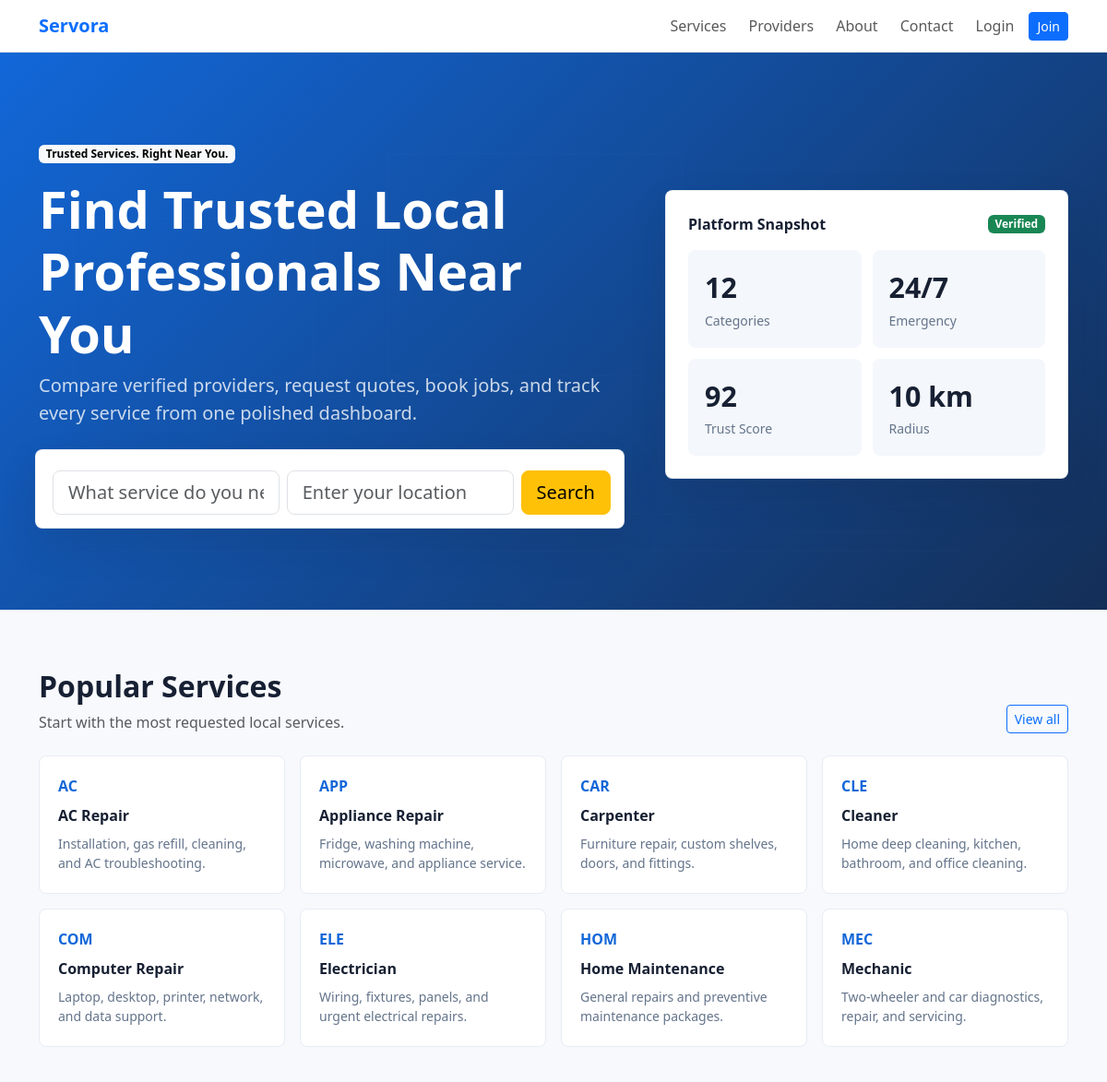
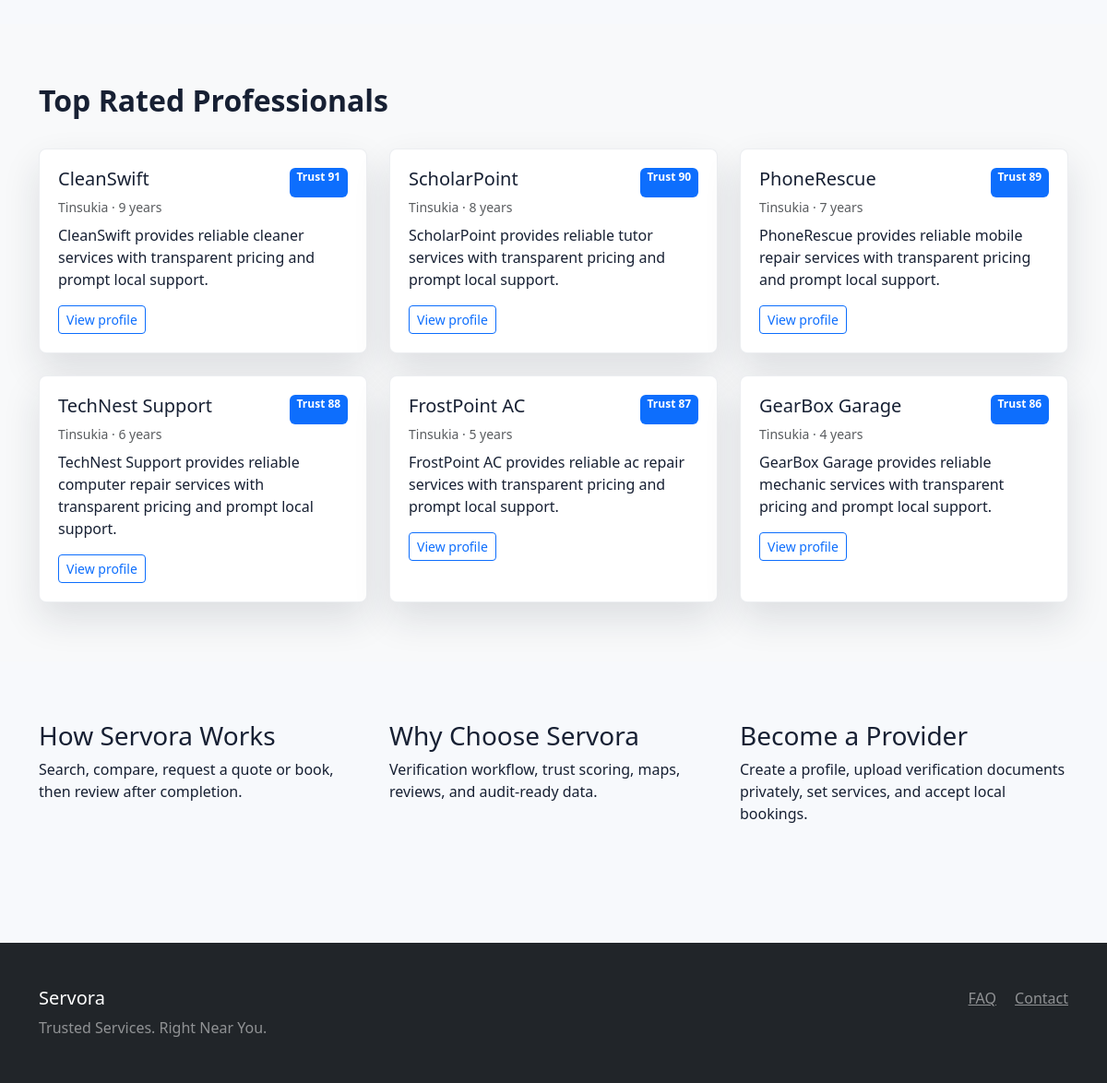
The page / on the database its author committed (2 pictures, top to bottom).
### services/models.py (models this page shows, shortened)
class ServiceCategory(models.Model):
    name = models.CharField(max_length=120, unique=True)
    slug = models.SlugField(unique=True)
    icon = models.CharField(max_length=60, blank=True)
    description = models.TextField(blank=True)
    is_active = models.BooleanField(default=True, db_index=True)
    created_at = models.DateTimeField(auto_now_add=True)
    class Meta:
        ordering = ['name']
    def get_absolute_url(self):
        return reverse('services:detail', kwargs={'slug': self.slug})

### providers/models.py (models this page shows, shortened)
class ProviderProfile(models.Model):
    PENDING = 'pending'
    APPROVED = 'approved'
    REJECTED = 'rejected'
    VERIFICATION_CHOICES = (
        (PENDING, 'Pending'),
        (APPROVED, 'Approved'),
        (REJECTED, 'Rejected'),
    )
    user = models.OneToOneField(settings.AUTH_USER_MODEL, on_delete=models.CASCADE, related_name='provider_profile')
    business_name = models.CharField(max_length=160)
    bio = models.TextField(blank=True)
    experience_years = models.PositiveIntegerField(default=0)
    service_area = models.CharField(max_length=160, db_index=True)
    base_location = models.CharField(max_length=160, db_index=True)
    latitude = models.DecimalField(max_digits=9, decimal_places=6, null=True, blank=True)
    longitude = models.DecimalField(max_digits=9, decimal_places=6, null=True, blank=True)
    profile_photo = models.ImageField(upload_to='providers/photos/', blank=True)
    verification_status = models.CharField(max_length=20, choices=VERIFICATION_CHOICES, default=PENDING, db_index=True)
    emergency_available = models.BooleanField(default=False, db_index=True)
    response_rate = models.PositiveIntegerField(default=80, validators=[MaxValueValidator(100)])
    cancellation_rate = models.PositiveIntegerField(default=5, validators=[MaxValueValidator(100)])
    completed_jobs = models.PositiveIntegerField(default=0)
    average_rating = models.DecimalField(max_digits=3, decimal_places=2, default=0)
    trust_score = models.PositiveIntegerField(default=50, validators=[MinValueValidator(0), MaxValueValidator(100)])
    created_at = models.DateTimeField(auto_now_add=True)
    class Meta:
        ordering = ['-trust_score', '-average_rating']
        indexes = [
            models.Index(fields=['verification_status', 'base_location']),
            models.Index(fields=['emergency_available', 'trust_score']),
        ]

### dashboard/views.py (the view)
# urls.py: path('', public_views.home, name='home'),
def home(request):
    categories = ServiceCategory.objects.filter(is_active=True)[:8]
    providers = ProviderProfile.objects.filter(
        verification_status=ProviderProfile.APPROVED
    ).select_related('user')[:6]
    return render(request, 'public/home.html', {'categories': categories, 'providers': providers})

### notifications/context_processors.py (called while the page is built)
def unread_notifications(request):
    if not request.user.is_authenticated:
        return {'unread_notifications_count': 0}
    return {
        'unread_notifications_count': request.user.notifications.filter(is_read=False).count()
    }

### templates/public/home.html (shortened to what this page needs)
{% extends 'base.html' %}
{% block content %}
<section class="hero-section">
  <div class="container">
    <div class="row align-items-center g-5">
      <div class="col-lg-7">
        <span class="badge text-bg-light mb-3">Trusted Services. Right Near You.</span>
        <h1 class="display-4 fw-bold">Find Trusted Local Professionals Near You</h1>
        <p class="lead text-white-75">Compare verified providers, request quotes, book jobs, and track every service from one polished dashboard.</p>
        <form class="search-panel row g-2 mt-4" action="{% url 'providers:search' %}">
          <div class="col-md-5"><input class="form-control form-control-lg" name="q" placeholder="What service do you need?"></div>
          <div class="col-md-5"><input class="form-control form-control-lg" name="location" placeholder="Enter your location"></div>
          <div class="col-md-2 d-grid"><button class="btn btn-warning btn-lg">Search</button></div>
        </form>
      </div>
      <div class="col-lg-5">
        <div class="hero-card">
          <div class="d-flex justify-content-between align-items-center mb-3">
            <strong>Platform Snapshot</strong>
            <span class="badge text-bg-success">Verified</span>
          </div>
          <div class="metric-grid">
            <div><span>12</span><small>Categories</small></div>
            <div><span>24/7</span><small>Emergency</small></div>
            <div><span>92</span><small>Trust Score</small></div>
            <div><span>10 km</span><small>Radius</small></div>
          </div>
        </div>
      </div>
    </div>
  </div>
</section>
<section class="section-band">
  <div class="container">
    <div class="d-flex justify-content-between align-items-end mb-4">
      <div><h2 class="section-title">Popular Services</h2><p class="text-muted mb-0">Start with the most requested local services.</p></div>
      <a href="{% url 'services:list' %}" class="btn btn-outline-primary btn-sm">View all</a>
    </div>
    <div class="row g-3">
      {% for category in categories %}
        <div class="col-6 col-lg-3">
          <a class="service-card" href="{{ category.get_absolute_url }}">
            <span>{{ category.icon|default:'SRV' }}</span>
            <strong>{{ category.name }}</strong>
            <small>{{ category.description|truncatechars:70 }}</small>
          </a>
        </div>
      {% empty %}
        <div class="col-12"><div class="empty-state">Run <code>python manage.py seed_data</code> to load demo services.</div></div>
      {% endfor %}
    </div>
  </div>
</section>
<section class="section-band bg-light">
  <div class="container">
    <h2 class="section-title">Top Rated Professionals</h2>
    <div class="row g-4 mt-1">
      {% for provider in providers %}
        <div class="col-md-6 col-lg-4">
          <div class="provider-card">
            <div class="d-flex justify-content-between"><h5>{{ provider.business_name }}</h5><span class="badge text-bg-primary">Trust {{ provider.trust_score }}</span></div>
            <p class="text-muted small mb-2">{{ provider.base_location }} · {{ provider.experience_years }} years</p>
            <p>{{ provider.bio|truncatechars:110 }}</p>
            <a class="btn btn-outline-primary btn-sm" href="{% url 'providers:profile' provider.pk %}">View profile</a>
          </div>
        </div>
      {% empty %}
        <div class="col-12"><div class="empty-state">Verified providers will appear here after seeding or admin approval.</div></div>
      {% endfor %}
    </div>
  </div>
</section>
<section class="section-band">
  <div class="container">
    <div class="row g-4">
      <div class="col-md-4"><h3>How Servora Works</h3><p>Search, compare, request a quote or book, then review after completion.</p></div>
      <div class="col-md-4"><h3>Why Choose Servora</h3><p>Verification workflow, trust scoring, maps, reviews, and audit-ready data.</p></div>
      <div class="col-md-4"><h3>Become a Provider</h3><p>Create a profile, upload verification documents privately, set services, and accept local bookings.</p></div>
    </div>
  </div>
</section>
{% endblock %}

### templates/base.html (shortened to what this page needs)
{% load static %}
<!doctype html>
<html lang="en">
<head>
  <link href="https://cdn.jsdelivr.net/npm/bootstrap@5.3.3/dist/css/bootstrap.min.css" rel="stylesheet">
  <link rel="stylesheet" href="https://unpkg.com/leaflet@1.9.4/dist/leaflet.css">
  <link rel="stylesheet" href="{% static 'css/style.css' %}">
</head>
<body>
  <nav class="navbar navbar-expand-lg navbar-light bg-white border-bottom sticky-top">
    <div class="container">
      <a class="navbar-brand fw-bold text-primary" href="{% url 'home' %}">Servora</a>
      <div class="collapse navbar-collapse" id="mainNav">
        <ul class="navbar-nav ms-auto align-items-lg-center gap-lg-2">
          <li class="nav-item"><a class="nav-link" href="{% url 'services:list' %}">Services</a></li>
          <li class="nav-item"><a class="nav-link" href="{% url 'providers:search' %}">Providers</a></li>
          <li class="nav-item"><a class="nav-link" href="{% url 'about' %}">About</a></li>
          <li class="nav-item"><a class="nav-link" href="{% url 'contact' %}">Contact</a></li>
          {% if user.is_authenticated %}
            <li class="nav-item"><a class="nav-link" href="{% url 'messaging:list' %}">Messages</a></li>
            <li class="nav-item">
              <a class="nav-link" href="{% url 'notifications:list' %}">
                Notifications
                {% if unread_notifications_count %}<span class="badge text-bg-danger">{{ unread_notifications_count }}</span>{% endif %}
              </a>
            </li>
            <li class="nav-item"><a class="nav-link" href="{% url 'accounts:profile' %}">Profile</a></li>
            <li class="nav-item"><a class="btn btn-primary btn-sm" href="{% url 'dashboard:home' %}">Dashboard</a></li>
            <li class="nav-item">
              <form method="post" action="{% url 'accounts:logout' %}" class="d-inline">
                {% csrf_token %}
                <button class="btn btn-outline-danger btn-sm">Logout</button>
              </form>
            </li>
          {% else %}
            <li class="nav-item"><a class="nav-link" href="{% url 'accounts:login' %}">Login</a></li>
            <li class="nav-item"><a class="btn btn-primary btn-sm" href="{% url 'accounts:register' %}">Join</a></li>
          {% endif %}
        </ul>
      </div>
    </div>
  </nav>
  <main>{% block content %}{% endblock %}</main>
  <footer class="footer mt-5 py-5 bg-dark text-white">
    <div class="container d-flex flex-column flex-md-row justify-content-between gap-3">
      <div>
        <h5>Servora</h5>
        <p class="text-white-50 mb-0">Trusted Services. Right Near You.</p>
      </div>
      <div>
        <a href="{% url 'faq' %}" class="text-white-50 me-3">FAQ</a>
        <a href="{% url 'contact' %}" class="text-white-50">Contact</a>
      </div>
    </div>
  </footer>
</body>
</html>

### static/css/style.css (style rules this page uses)
:root { --servora-primary: #1267d8; --servora-ink: #172033; --servora-accent: #ffc247; }
body { color: var(--servora-ink); background: #f7f9fc; }
.hero-section { padding: 96px 0 88px; background: linear-gradient(135deg, rgba(18, 103, 216, .96), rgba(20, 43, 79, .94)), url('../img/service-hero.svg'); background-size: cover; color: #fff; }
.text-white-75 { color: rgba(255, 255, 255, .78); }
.search-panel, .hero-card, .provider-card, .auth-card { background: #fff; border: 1px solid rgba(20, 43, 79, .08); border-radius: 8px; box-shadow: 0 18px 40px rgba(23, 32, 51, .12); }
.search-panel { padding: 14px; }
.hero-card { color: var(--servora-ink); padding: 24px; }
.metric-grid { display: grid; grid-template-columns: repeat(2, minmax(0, 1fr)); gap: 12px; }
.metric-grid div, .stat-card { background: #f4f7fb; border-radius: 8px; padding: 18px; }
.metric-grid span, .stat-card span { display: block; font-size: 1.9rem; font-weight: 800; }
.metric-grid small, .stat-card small { color: #64748b; }
.section-band { padding: 64px 0; }
.section-title { font-weight: 800; }
.service-card { display: flex; min-height: 150px; flex-direction: column; gap: 8px; padding: 20px; color: var(--servora-ink); text-decoration: none; background: #fff; border: 1px solid #e7edf5; border-radius: 8px; }
.service-card span { font-weight: 800; color: var(--servora-primary); }
.service-card small { color: #64748b; }
.provider-card { height: 100%; padding: 20px; }

### rows shown on the page
ServiceCategory: icon "AC", name "AC Repair", description "Installation, gas refill, cleaning, and AC troubleshooting."
ServiceCategory: icon "APP", name "Appliance Repair", description "Fridge, washing machine, microwave, and appliance service."
ServiceCategory: icon "CAR", name "Carpenter", description "Furniture repair, custom shelves, doors, and fittings."
ServiceCategory: icon "CLE", name "Cleaner", description "Home deep cleaning, kitchen, bathroom, and office cleaning."
ServiceCategory: icon "COM", name "Computer Repair", description "Laptop, desktop, printer, network, and data support."
ServiceCategory: icon "ELE", name "Electrician", description "Wiring, fixtures, panels, and urgent electrical repairs."
ServiceCategory: icon "HOM", name "Home Maintenance", description "General repairs and preventive maintenance packages."
ServiceCategory: icon "MEC", name "Mechanic", description "Two-wheeler and car diagnostics, repair, and servicing."
ProviderProfile: business_name "CleanSwift", trust_score "91", base_location "Tinsukia", experience_years "9", bio "CleanSwift provides reliable cleaner services with transparent pricing and prompt local support."
ProviderProfile: business_name "ScholarPoint", trust_score "90", base_location "Tinsukia", experience_years "8", bio "ScholarPoint provides reliable tutor services with transparent pricing and prompt local support."
ProviderProfile: business_name "PhoneRescue", trust_score "89", base_location "Tinsukia", experience_years "7", bio "PhoneRescue provides reliable mobile repair services with transparent pricing and prompt local support."
ProviderProfile: business_name "TechNest Support", trust_score "88", base_location "Tinsukia", experience_years "6", bio "TechNest Support provides reliable computer repair services with transparent pricing and prompt local support."
ProviderProfile: business_name "FrostPoint AC", trust_score "87", base_location "Tinsukia", experience_years "5", bio "FrostPoint AC provides reliable ac repair services with transparent pricing and prompt local support."
ProviderProfile: business_name "GearBox Garage", trust_score "86", base_location "Tinsukia", experience_years "4", bio "GearBox Garage provides reliable mechanic services with transparent pricing and prompt local support."
